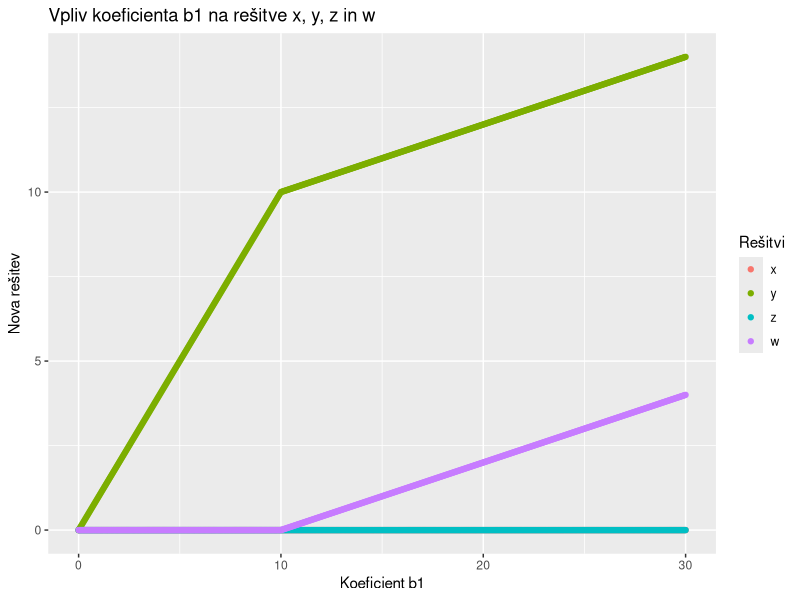
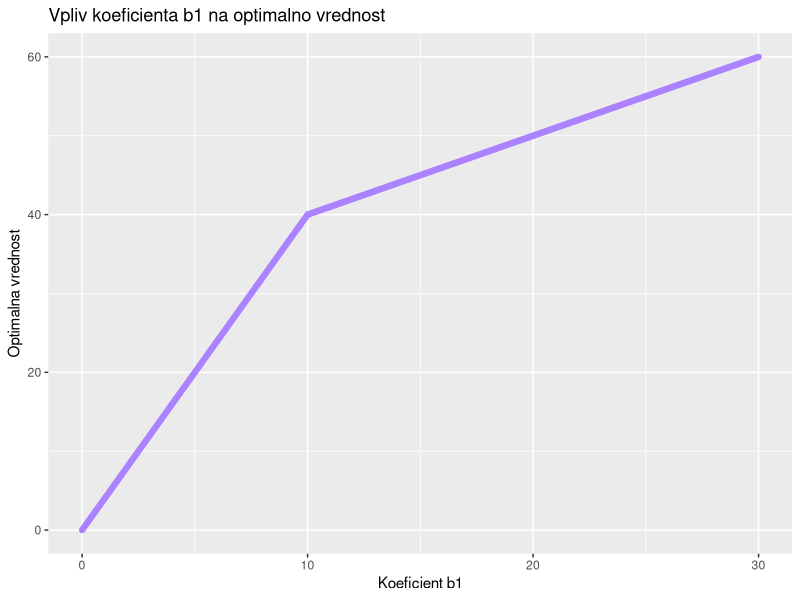
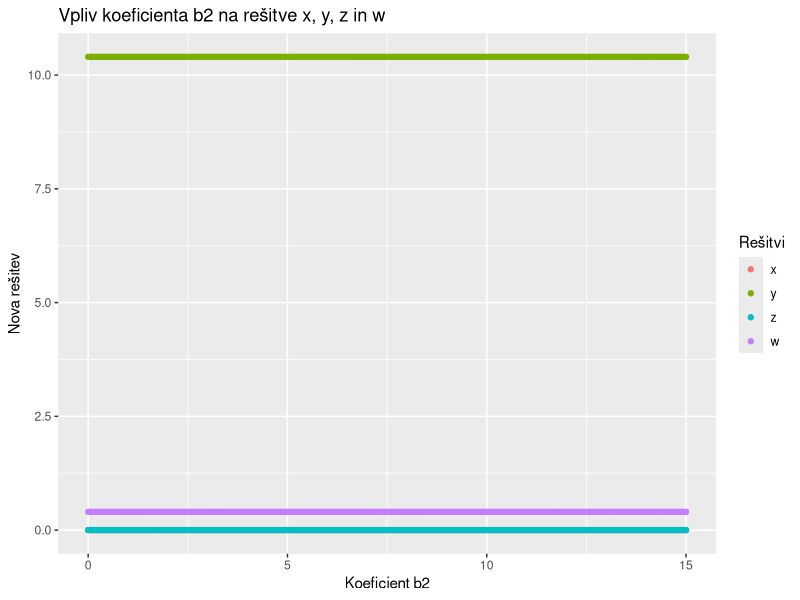
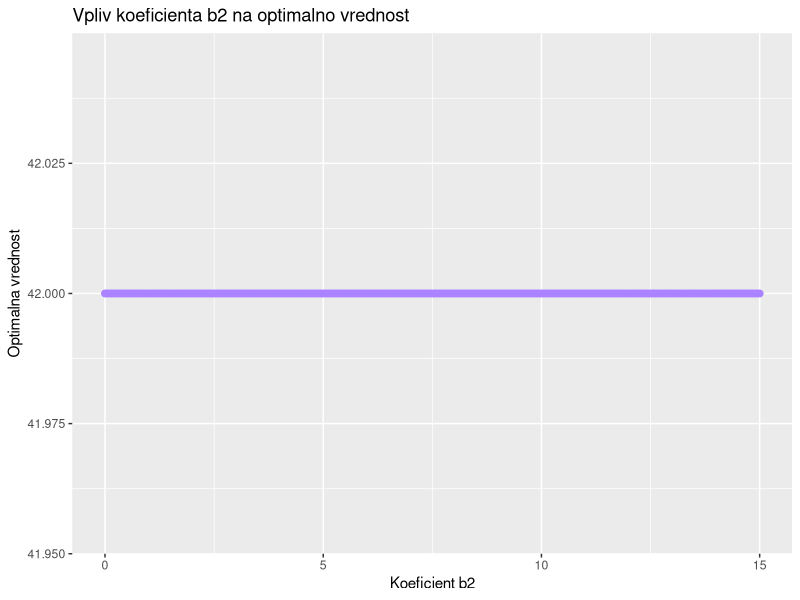
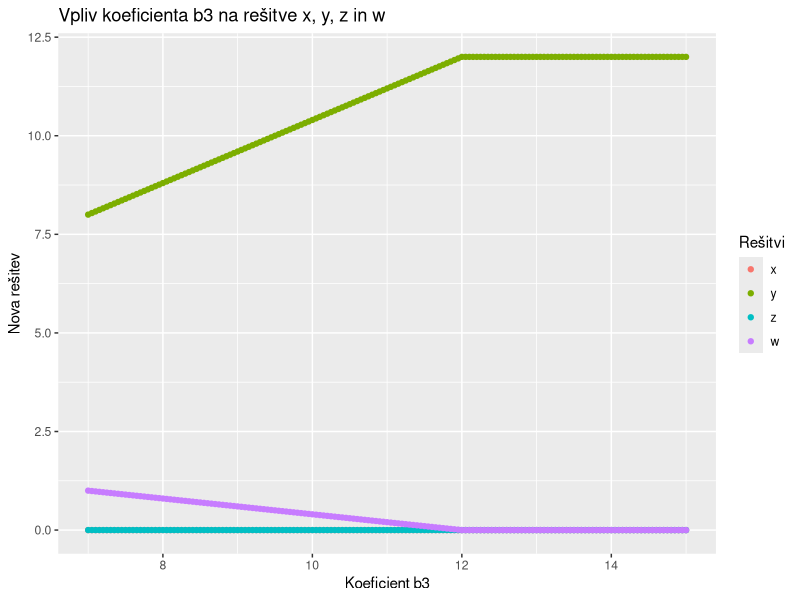
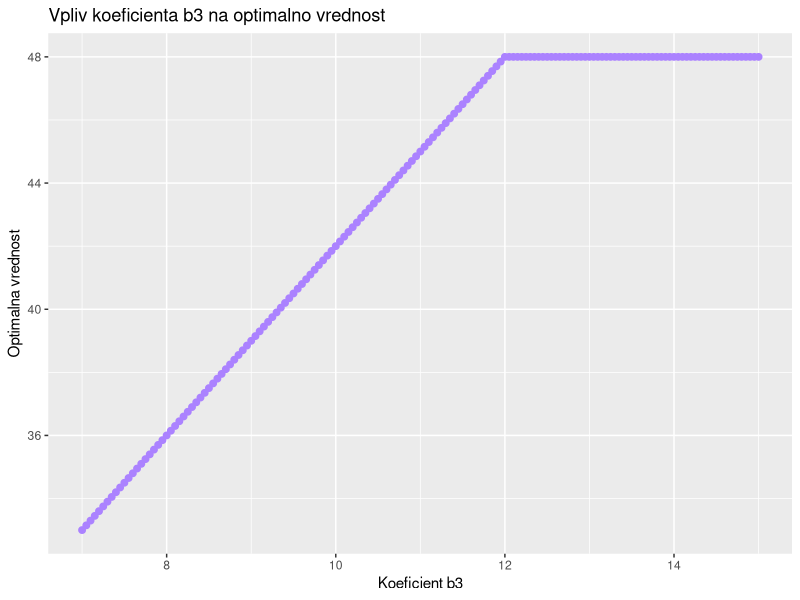
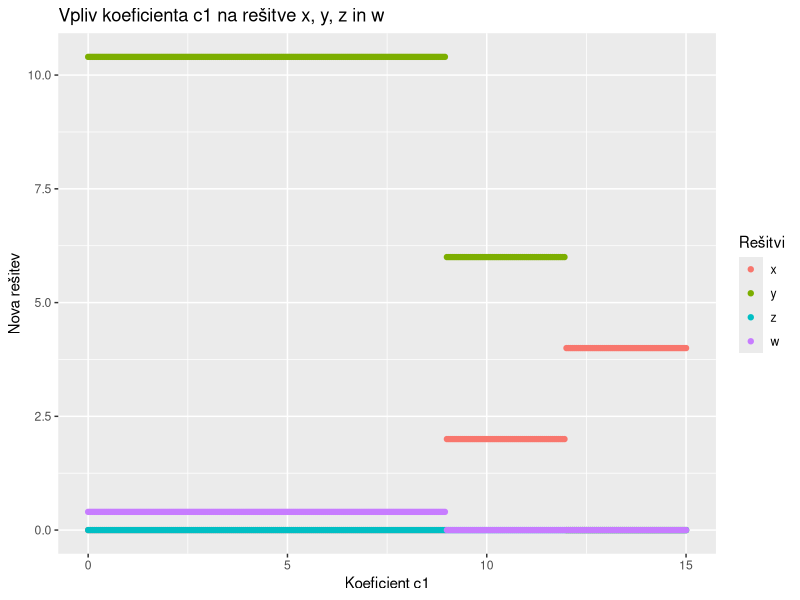
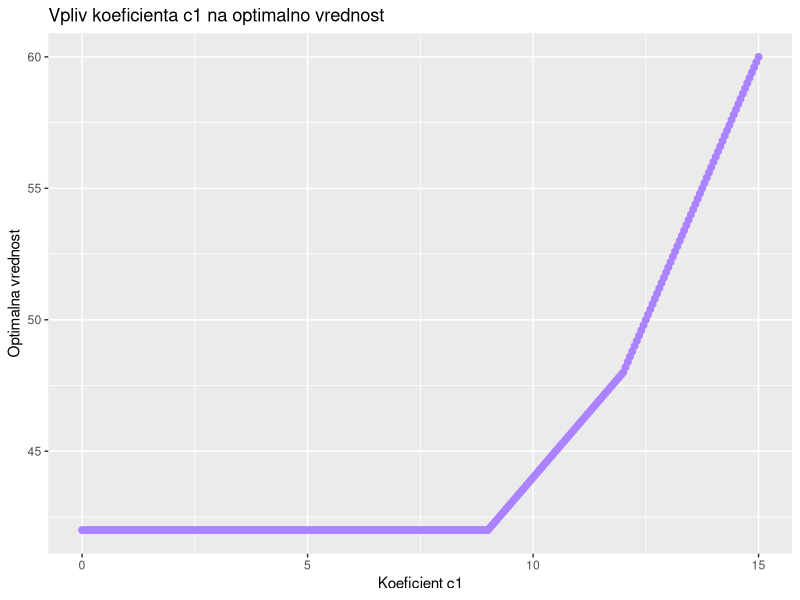

The R source for these figures, in order:
library(boot)
library(ggplot2)

#2. primer
#funkcija, ki sprejme linearni program in vrne rešitev s pomočjo simpleksne metode
problem2 <- function(a11 = 3, a12 = 1, a13 = 1, a14 = 4,
                     a21 = 1, a22 = -3, a23 = 2, a24 = 3,
                     a31 = 2, a32 = 1, a33 = 3, a34 = -1,
                     b1 = 12, b2 = 7, b3 = 10,
                     c1 = 2, c2 = 4, c3 = 3, c4 = 1) {
  sol <- simplex(a = c(c1, c2, c3, c4), A1 = matrix(c(a11, a21, a31, a12, a22, a32, a13, a23, a33, a14, a24, a34), ncol = 4),
                 b1 = c(b1, b2, b3), maxi = TRUE)
  c(value = sol$value, sol$soln) #zanima nas samo optimalna vrednost funkcije in rešitve
}

r <- problem2() 


#sprememba koeficienta b1 = 12

rb1 <- seq(0, 30, 0.05) 
sb1 <- sapply(rb1, function(x) problem2(b1 = x))

db11 = rbind(data.frame(b1 = rb1, var = "x1", val = sb1["x1",]),
             data.frame(b1 = rb1, var = "x2", val = sb1["x2",]),
             data.frame(b1 = rb1, var = "x3", val = sb1["x3",]),
             data.frame(b1 = rb1, var = "x4", val = sb1["x4",])) #tabela vrednosti, ki bo v pomoc za risanje grafov

db12 = data.frame(rb1, sb1["value.b",]) #tabela za graf optimalne vrednosti

#Grafi za resitve x,y,z in w
grafb1xyzw <- ggplot() + 
  geom_point(data = db11, aes(x = b1, y = val, colour = var))+
  ggtitle("Vpliv koeficienta b1 na rešitve x, y, z in w")+
  xlab("Koeficient b1") + ylab("Nova rešitev") +
  scale_colour_discrete(name  = "Rešitvi",
                        breaks = c("x1", "x2", "x3", "x4"),
                        labels = c("x", "y", "z", "w"))

ggsave(filename="grafb1xyzw.pdf", plot=grafb1xyzw)

#Graf za optimalno vrednost
grafb1opti <- ggplot() + 
  geom_point(data = db12, aes(x = rb1, y = sb1["value.b",]), colour = "mediumpurple1")+
  ggtitle("Vpliv koeficienta b1 na optimalno vrednost")+
  xlab("Koeficient b1") + ylab("Optimalna vrednost")

ggsave(filename="grafb1opti.pdf", plot=grafb1opti)

#sprememba koeficienta b2 = 7

rb2 <- seq(0, 15, 0.05) 
sb2 <- sapply(rb2, function(x) problem2(b2 = x))

db21 = rbind(data.frame(b2 = rb2, var = "x1", val = sb2["x1",]),
             data.frame(b2 = rb2, var = "x2", val = sb2["x2",]),
             data.frame(b2 = rb2, var = "x3", val = sb2["x3",]),
             data.frame(b2 = rb2, var = "x4", val = sb2["x4",]))
db22 = data.frame(rb2, sb2["value.b",])

#Grafi za resitve x,y,z in w
grafb2xyzw <- ggplot() + 
  geom_point(data = db21, aes(x = b2, y = val, colour = var))+
  ggtitle("Vpliv koeficienta b2 na rešitve x, y, z in w")+
  xlab("Koeficient b2") + ylab("Nova rešitev") +
  scale_colour_discrete(name  = "Rešitvi",
                        breaks = c("x1", "x2", "x3", "x4"),
                        labels = c("x", "y", "z", "w"))

ggsave(filename="grafb2xyzw.pdf", plot=grafb2xyzw)

#Graf za optimalno vrednost
grafb2opti <- ggplot() + 
  geom_point(data = db22, aes(x = rb2, y = sb2["value.b",]), size=2, colour = "mediumpurple1")+
  ggtitle("Vpliv koeficienta b2 na optimalno vrednost")+
  xlab("Koeficient b2") + ylab("Optimalna vrednost")

ggsave(filename="grafb2opti.pdf", plot=grafb2opti)

#sprememba koeficienta b3 = 10

rb3 <- seq(7, 15, 0.05) 
sb3 <- sapply(rb3, function(x) problem2(b3 = x))

db31 = rbind(data.frame(b3 = rb3, var = "x1", val = sb3["x1",]),
             data.frame(b3 = rb3, var = "x2", val = sb3["x2",]),
             data.frame(b3 = rb3, var = "x3", val = sb3["x3",]),
             data.frame(b3 = rb3, var = "x4", val = sb3["x4",]))
db32 = data.frame(rb3, sb3["value.b",])

#Graf za resitve x,y,z in w

grafb3xyzw <- ggplot() + 
  geom_point(data = db31, aes(x = b3, y = val, colour = var))+
  ggtitle("Vpliv koeficienta b3 na rešitve x, y, z in w")+
  xlab("Koeficient b3") + ylab("Nova rešitev") +
  scale_colour_discrete(name  = "Rešitvi",
                        breaks = c("x1", "x2", "x3", "x4"),
                        labels = c("x", "y", "z", "w"))

ggsave(filename="grafb3xyzw.pdf", plot=grafb3xyzw)

#Graf za optimalno vrednost
grafb3opti <- ggplot() + 
  geom_point(data = db32, aes(x = rb3, y = sb3["value.b",]), size=2, colour = "mediumpurple1")+
  ggtitle("Vpliv koeficienta b3 na optimalno vrednost")+
  xlab("Koeficient b3") + ylab("Optimalna vrednost")

ggsave(filename="grafb3opti.pdf", plot=grafb3opti)

#sprememba koeficienta c1 = 2

rc1 <- seq(0, 15, 0.05) 
sc1 <- sapply(rc1, function(x) problem2(c1 = x))

dc11 = rbind(data.frame(c1 = rc1, var = "x1", val = sc1["x1",]),
             data.frame(c1 = rc1, var = "x2", val = sc1["x2",]),
             data.frame(c1 = rc1, var = "x3", val = sc1["x3",]),
             data.frame(c1 = rc1, var = "x4", val = sc1["x4",]))
dc12 = data.frame(rc1, sc1["value.b",])

#Graf za resitve x,y,z in w
grafc1xyzw <- ggplot() + 
  geom_point(data = dc11, aes(x = c1, y = val, colour = var))+
  ggtitle("Vpliv koeficienta c1 na rešitve x, y, z in w")+
  xlab("Koeficient c1") + ylab("Nova rešitev") +
  scale_colour_discrete(name  = "Rešitvi",
                        breaks = c("x1", "x2", "x3", "x4"),
                        labels = c("x", "y", "z", "w"))

ggsave(filename="grafc1xyzw.pdf", plot=grafc1xyzw)

#Graf za optimalno vrednost
grafc1opti <- ggplot() + 
  geom_point(data = dc12, aes(x = rc1, y = sc1["value.b",]), size=2, colour = "mediumpurple1")+
  ggtitle("Vpliv koeficienta c1 na optimalno vrednost")+
  xlab("Koeficient c1") + ylab("Optimalna vrednost")

ggsave(filename="grafc1opti.pdf", plot=grafc1opti)

#sprememba koeficienta c2 = 4

rc2 <- seq(0, 5, 0.05) 
sc2 <- sapply(rc2, function(x) problem2(c2 = x))

dc21 = rbind(data.frame(c2 = rc2, var = "x1", val = sc2["x1",]),
             data.frame(c2 = rc2, var = "x2", val = sc2["x2",]),
             data.frame(c2 = rc2, var = "x3", val = sc2["x3",]),
             data.frame(c2 = rc2, var = "x4", val = sc2["x4",]))
dc22 = data.frame(rc2, sc2["value.b",])

#Graf za resitve x,y,z in w
grafc2xyzw <- ggplot() + 
  geom_point(data = dc21, aes(x = c2, y = val, colour = var))+
  ggtitle("Vpliv koeficienta c2 na rešitve x, y, z in w")+
  xlab("Koeficient c2") + ylab("Nova rešitev") +
  scale_colour_discrete(name  = "Rešitvi",
                        breaks = c("x1", "x2", "x3", "x4"),
                        labels = c("x", "y", "z", "w"))

ggsave(filename="grafc2xyzw.pdf", plot=grafc2xyzw)

#Graf za optimalno vrednost

grafc2opti <- ggplot() + 
  geom_point(data = dc22, aes(x = rc2, y = sc2["value.b",]), colour = "mediumpurple1")+
  ggtitle("Vpliv koeficienta c2 na optimalno vrednost")+
  xlab("Koeficient c2") + ylab("Optimalna vrednost")

ggsave(filename="grafc2opti.pdf", plot=grafc2opti)

#sprememba koeficienta c3 = 3

rc3 <- seq(0, 20, 0.05) 
sc3 <- sapply(rc3, function(x) problem2(c3 = x))

dc31 = rbind(data.frame(c3 = rc3, var = "x1", val = sc3["x1",]),
             data.frame(c3 = rc3, var = "x2", val = sc3["x2",]),
             data.frame(c3 = rc3, var = "x3", val = sc3["x3",]),
             data.frame(c3 = rc3, var = "x4", val = sc3["x4",]))
dc32 = data.frame(rc3, sc3["value.b",])

#Graf za resitve x,y,z in w
grafc3xyzw <- ggplot() + 
  geom_point(data = dc31, aes(x = c3, y = val, colour = var))+
  ggtitle("Vpliv koeficienta c3 na rešitev x, y, z in w")+
  xlab("Koeficient c3") + ylab("Nova rešitev") +
  scale_colour_discrete(name  = "Rešitvi",
                        breaks = c("x1", "x2", "x3", "x4"),
                        labels = c("x", "y", "z", "w"))

ggsave(filename="grafc3xyzw.pdf", plot=grafc3xyzw)

#Graf za optimalno vrednost
grafc3opti <- ggplot() + 
  geom_point(data = dc32, aes(x = rc3, y = sc3["value.b",]), size = 2, colour = "mediumpurple1")+
  ggtitle("Vpliv koeficienta c3 na optimalno vrednost")+
  xlab("Koeficient c3") + ylab("Optimalna vrednost")

ggsave(filename="grafc3opti.pdf", plot=grafc3opti)

#sprememba koeficienta c4 = 1

rc4 <- seq(0, 20, 0.05) 
sc4 <- sapply(rc4, function(x) problem2(c4 = x))

dc41 = rbind(data.frame(c4 = rc4, var = "x1", val = sc4["x1",]),
             data.frame(c4 = rc4, var = "x2", val = sc4["x2",]),
             data.frame(c4 = rc4, var = "x3", val = sc4["x3",]),
             data.frame(c4 = rc4, var = "x4", val = sc4["x4",]))
dc42 = data.frame(rc4, sc4["value.b",])

#Graf za resitve x,y,z in w
grafc4xyzw <- ggplot() + 
  geom_point(data = dc41, aes(x = c4, y = val, colour = var))+
  ggtitle("Vpliv koeficienta c4 na rešitve x, y, z in w")+
  xlab("Koeficient c4") + ylab("Nova rešitev") +
  scale_colour_discrete(name  = "Rešitvi",
                        breaks = c("x1", "x2", "x3", "x4"),
                        labels = c("x", "y", "z", "w"))

ggsave(filename="grafc4xyzw.pdf", plot=grafc4xyzw) 

#Graf za optimalno vrednost
grafc4opti <- ggplot() + 
  geom_point(data = dc42, aes(x = rc4, y = sc4["value.b",]), size = 2, colour = "mediumpurple1")+
  ggtitle("Vpliv koeficienta c4 na optimalno vrednost")+
  xlab("Koeficient c4") + ylab("Optimalna vrednost")

ggsave(filename="grafc4opti.pdf", plot=grafc4opti)

